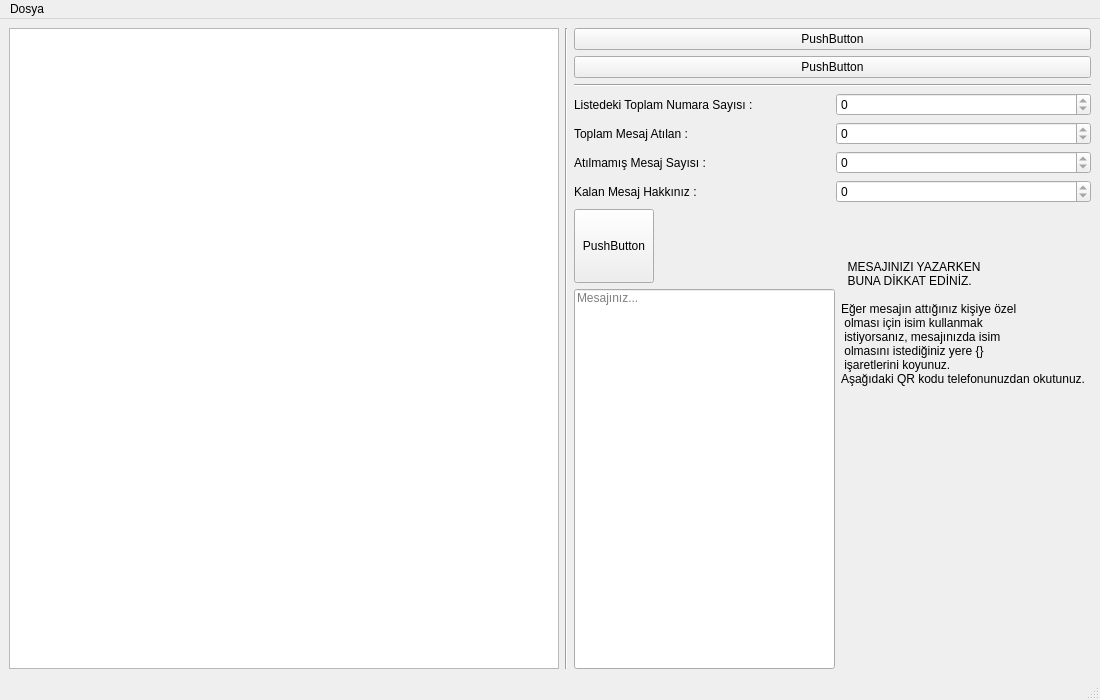
<?xml version="1.0" encoding="UTF-8"?>
<ui version="4.0">
 <class>MainWindow</class>
 <widget class="QMainWindow" name="MainWindow">
  <property name="geometry">
   <rect>
    <x>0</x>
    <y>0</y>
    <width>1100</width>
    <height>700</height>
   </rect>
  </property>
  <property name="minimumSize">
   <size>
    <width>1100</width>
    <height>700</height>
   </size>
  </property>
  <property name="maximumSize">
   <size>
    <width>1100</width>
    <height>700</height>
   </size>
  </property>
  <property name="windowTitle">
   <string>MainWindow</string>
  </property>
  <widget class="QWidget" name="centralwidget">
   <layout class="QGridLayout" name="gridLayout">
    <item row="0" column="0">
     <layout class="QHBoxLayout" name="horizontalLayout">
      <item>
       <widget class="QTableView" name="tableView">
        <property name="minimumSize">
         <size>
          <width>550</width>
          <height>0</height>
         </size>
        </property>
        <property name="whatsThis">
         <string>&lt;html&gt;&lt;head/&gt;&lt;body&gt;&lt;p&gt;asd&lt;/p&gt;&lt;/body&gt;&lt;/html&gt;</string>
        </property>
        <property name="horizontalScrollBarPolicy">
         <enum>Qt::ScrollBarAlwaysOff</enum>
        </property>
       </widget>
      </item>
      <item>
       <widget class="Line" name="line">
        <property name="orientation">
         <enum>Qt::Vertical</enum>
        </property>
       </widget>
      </item>
      <item>
       <layout class="QVBoxLayout" name="verticalLayout">
        <item>
         <widget class="QPushButton" name="pushButton">
          <property name="text">
           <string>PushButton</string>
          </property>
         </widget>
        </item>
        <item>
         <widget class="QPushButton" name="pushButton_2">
          <property name="text">
           <string>PushButton</string>
          </property>
         </widget>
        </item>
        <item>
         <widget class="Line" name="line_2">
          <property name="orientation">
           <enum>Qt::Horizontal</enum>
          </property>
         </widget>
        </item>
        <item>
         <layout class="QHBoxLayout" name="horizontalLayout_3">
          <item>
           <widget class="QLabel" name="label">
            <property name="text">
             <string>Listedeki Toplam Numara Sayısı :</string>
            </property>
           </widget>
          </item>
          <item>
           <widget class="QSpinBox" name="spinBox">
            <property name="sizePolicy">
             <sizepolicy hsizetype="Minimum" vsizetype="Fixed">
              <horstretch>0</horstretch>
              <verstretch>0</verstretch>
             </sizepolicy>
            </property>
            <property name="readOnly">
             <bool>true</bool>
            </property>
            <property name="maximum">
             <number>999999</number>
            </property>
           </widget>
          </item>
         </layout>
        </item>
        <item>
         <layout class="QHBoxLayout" name="horizontalLayout_4">
          <item>
           <widget class="QLabel" name="label_2">
            <property name="text">
             <string>Toplam Mesaj Atılan :</string>
            </property>
           </widget>
          </item>
          <item>
           <widget class="QSpinBox" name="spinBox_2">
            <property name="sizePolicy">
             <sizepolicy hsizetype="Minimum" vsizetype="Fixed">
              <horstretch>0</horstretch>
              <verstretch>0</verstretch>
             </sizepolicy>
            </property>
            <property name="readOnly">
             <bool>true</bool>
            </property>
            <property name="maximum">
             <number>999999</number>
            </property>
           </widget>
          </item>
         </layout>
        </item>
        <item>
         <layout class="QHBoxLayout" name="horizontalLayout_5">
          <item>
           <widget class="QLabel" name="label_3">
            <property name="text">
             <string>Atılmamış Mesaj Sayısı :</string>
            </property>
           </widget>
          </item>
          <item>
           <widget class="QSpinBox" name="spinBox_3">
            <property name="sizePolicy">
             <sizepolicy hsizetype="Minimum" vsizetype="Fixed">
              <horstretch>0</horstretch>
              <verstretch>0</verstretch>
             </sizepolicy>
            </property>
            <property name="readOnly">
             <bool>true</bool>
            </property>
            <property name="maximum">
             <number>999999</number>
            </property>
           </widget>
          </item>
         </layout>
        </item>
        <item>
         <layout class="QHBoxLayout" name="horizontalLayout_6">
          <item>
           <widget class="QLabel" name="label_4">
            <property name="text">
             <string>Kalan Mesaj Hakkınız :</string>
            </property>
           </widget>
          </item>
          <item>
           <widget class="QSpinBox" name="spinBox_4">
            <property name="sizePolicy">
             <sizepolicy hsizetype="Minimum" vsizetype="Fixed">
              <horstretch>0</horstretch>
              <verstretch>0</verstretch>
             </sizepolicy>
            </property>
            <property name="readOnly">
             <bool>true</bool>
            </property>
            <property name="maximum">
             <number>999999</number>
            </property>
           </widget>
          </item>
         </layout>
        </item>
        <item>
         <layout class="QHBoxLayout" name="horizontalLayout_7">
          <item>
           <layout class="QVBoxLayout" name="verticalLayout_4">
            <item>
             <widget class="QPushButton" name="pushButton_4">
              <property name="sizePolicy">
               <sizepolicy hsizetype="Fixed" vsizetype="Minimum">
                <horstretch>0</horstretch>
                <verstretch>0</verstretch>
               </sizepolicy>
              </property>
              <property name="text">
               <string>PushButton</string>
              </property>
             </widget>
            </item>
            <item>
             <widget class="QLineEdit" name="lineEdit">
              <property name="minimumSize">
               <size>
                <width>0</width>
                <height>380</height>
               </size>
              </property>
              <property name="alignment">
               <set>Qt::AlignLeading|Qt::AlignLeft|Qt::AlignTop</set>
              </property>
              <property name="placeholderText">
               <string>Mesajınız...</string>
              </property>
             </widget>
            </item>
           </layout>
          </item>
          <item>
           <layout class="QVBoxLayout" name="verticalLayout_2">
            <item>
             <widget class="QLabel" name="label_5">
              <property name="minimumSize">
               <size>
                <width>250</width>
                <height>0</height>
               </size>
              </property>
              <property name="text">
               <string>  MESAJINIZI YAZARKEN
  BUNA DİKKAT EDİNİZ.

Eğer mesajın attığınız kişiye özel
 olması için isim kullanmak
 istiyorsanız, mesajınızda isim
 olmasını istediğiniz yere {}
 işaretlerini koyunuz.
Aşağıdaki QR kodu telefonunuzdan okutunuz.</string>
              </property>
             </widget>
            </item>
            <item>
             <widget class="QLabel" name="label_6">
              <property name="text">
               <string>&lt;html&gt;&lt;head/&gt;&lt;body&gt;&lt;p align=&quot;center&quot;&gt;&lt;img src=&quot;:/Prefix/qrcode.png&quot; width=&quot;200&quot; height=&quot;200&quot;/&gt;&lt;/p&gt;&lt;/body&gt;&lt;/html&gt;</string>
              </property>
             </widget>
            </item>
           </layout>
          </item>
         </layout>
        </item>
       </layout>
      </item>
     </layout>
    </item>
   </layout>
  </widget>
  <widget class="QMenuBar" name="menubar">
   <property name="geometry">
    <rect>
     <x>0</x>
     <y>0</y>
     <width>1100</width>
     <height>26</height>
    </rect>
   </property>
   <widget class="QMenu" name="menuDosya">
    <property name="title">
     <string>Dosya</string>
    </property>
    <addaction name="actionDosya_A"/>
    <addaction name="actionAyarla"/>
    <addaction name="actionKapat"/>
   </widget>
   <addaction name="menuDosya"/>
  </widget>
  <widget class="QStatusBar" name="statusbar"/>
  <action name="actionDosya_A">
   <property name="text">
    <string>Dosya Aç...</string>
   </property>
   <property name="shortcut">
    <string>Ctrl+O</string>
   </property>
  </action>
  <action name="actionKapat">
   <property name="text">
    <string>Kapat</string>
   </property>
   <property name="shortcut">
    <string>Ctrl+Q</string>
   </property>
  </action>
  <action name="actionAyarla">
   <property name="text">
    <string>Ayarlar</string>
   </property>
  </action>
 </widget>
 <resources>
  <include location="resource.qrc"/>
 </resources>
 <connections/>
</ui>
